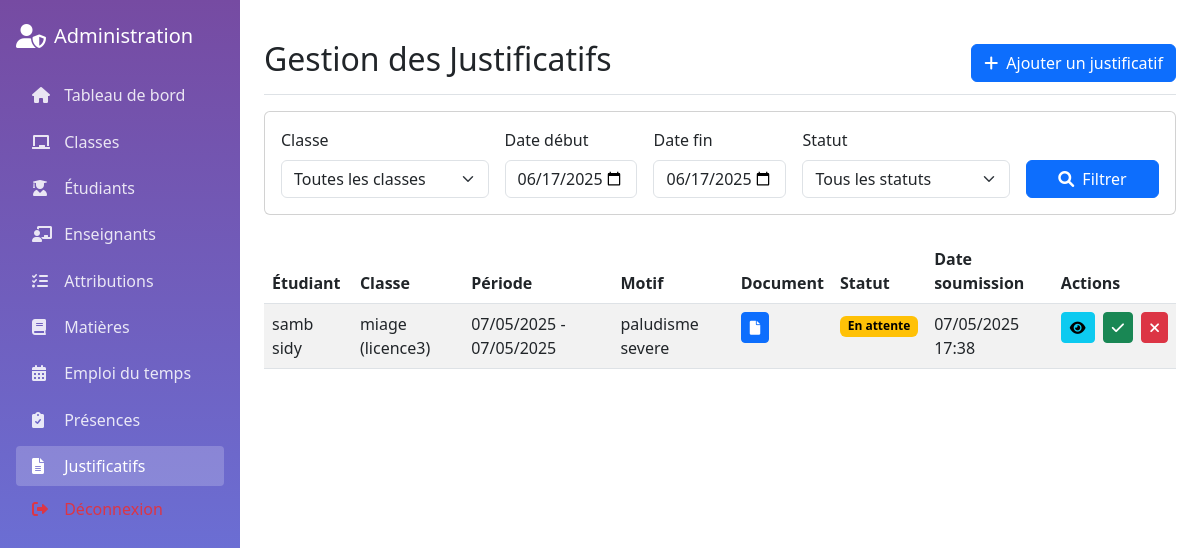
Page /admin/justificatifs.php (signed in) on the committed database.
### tables this page shows
CREATE TABLE IF NOT EXISTS `justificatifs` (
  `id` int NOT NULL AUTO_INCREMENT,
  `etudiant_id` int NOT NULL,
  `date_debut` date NOT NULL,
  `date_fin` date NOT NULL,
  `motif` text NOT NULL,
  `document_path` varchar(255) DEFAULT NULL,
  `statut` enum('en_attente','accepte','refuse') DEFAULT 'en_attente',
  `created_at` timestamp NULL DEFAULT CURRENT_TIMESTAMP,
  `updated_at` timestamp NULL DEFAULT CURRENT_TIMESTAMP ON UPDATE CURRENT_TIMESTAMP,
  PRIMARY KEY (`id`),
  KEY `etudiant_id` (`etudiant_id`)
);

CREATE TABLE IF NOT EXISTS `users` (
  `id` int NOT NULL AUTO_INCREMENT,
  `username` varchar(50) NOT NULL,
  `password` varchar(255) NOT NULL,
  `email` varchar(100) NOT NULL,
  `role` enum('admin','enseignant','etudiant') NOT NULL,
  `nom` varchar(50) NOT NULL,
  `prenom` varchar(50) NOT NULL,
  `created_at` timestamp NULL DEFAULT CURRENT_TIMESTAMP,
  `updated_at` timestamp NULL DEFAULT CURRENT_TIMESTAMP ON UPDATE CURRENT_TIMESTAMP,
  `specialite` varchar(100) DEFAULT NULL,
  PRIMARY KEY (`id`),
  UNIQUE KEY `username` (`username`),
  UNIQUE KEY `email` (`email`)
);

CREATE TABLE IF NOT EXISTS `classes` (
  `id` int NOT NULL AUTO_INCREMENT,
  `nom` varchar(50) NOT NULL,
  `niveau` varchar(20) NOT NULL,
  `annee_scolaire` varchar(9) NOT NULL,
  `created_at` timestamp NULL DEFAULT CURRENT_TIMESTAMP,
  `capacite` int NOT NULL DEFAULT '30',
  PRIMARY KEY (`id`)
);

### admin/justificatifs.php (the view, shortened to what this page needs)
<?php
require_once('../config/db.php');
$date_debut = isset($_GET['date_debut']) ? $_GET['date_debut'] : date('Y-m-d');
$date_fin = isset($_GET['date_fin']) ? $_GET['date_fin'] : date('Y-m-d');
?>
<!DOCTYPE html>
<html lang="fr">
<head>
    <link href="https://cdn.jsdelivr.net/npm/bootstrap@5.3.0/dist/css/bootstrap.min.css" rel="stylesheet">
    <link href="https://cdnjs.cloudflare.com/ajax/libs/font-awesome/6.0.0/css/all.min.css" rel="stylesheet">
</head>
<body>
    <div class="sidebar position-fixed" style="width: 240px;">
        <div class="p-3">
            <div class="d-flex align-items-center mb-4 mt-2">
                <i class="fas fa-user-shield fs-4 me-2"></i>
                <h5 class="mb-0">Administration</h5>
            </div>
            <nav class="nav flex-column">
                <a class="nav-link" href="dashboard.php">
                    <i class="fas fa-home me-2"></i>
                    Tableau de bord
                </a>
                <a class="nav-link" href="classes.php">
                    <i class="fas fa-chalkboard me-2"></i>
                    Classes
                </a>
                <a class="nav-link" href="etudiants.php">
                    <i class="fas fa-user-graduate me-2"></i>
                    Étudiants
                </a>
                <a class="nav-link" href="enseignants.php">
                    <i class="fas fa-chalkboard-teacher me-2"></i>
                    Enseignants
                </a>
                <a class="nav-link" href="attributions.php">
                    <i class="fas fa-tasks me-2"></i>
                    Attributions
                </a>
                <a class="nav-link" href="matieres.php">
                    <i class="fas fa-book me-2"></i>
                    Matières
                </a>
                <a class="nav-link" href="emploi_temps.php">
                    <i class="fas fa-calendar-alt me-2"></i>
                    Emploi du temps
                </a>
                <a class="nav-link" href="presences.php">
                    <i class="fas fa-clipboard-check me-2"></i>
                    Présences
                </a>
                <a class="nav-link active" href="justificatifs.php">
                    <i class="fas fa-file-alt me-2"></i>
                    Justificatifs
                </a>
                <a class="nav-link text-danger mt-auto" href="../auth/logout.php">
                    <i class="fas fa-sign-out-alt me-2"></i>
                </a>
            </nav>
        </div>
    </div>
    <div class="content" style="margin-left: 240px;">
        <div class="container-fluid p-4">
            <div class="d-flex justify-content-between flex-wrap flex-md-nowrap align-items-center pt-3 pb-2 mb-3 border-bottom">
                <h1 class="h2">Gestion des Justificatifs</h1>
                <button class="btn btn-primary" data-bs-toggle="modal" data-bs-target="#ajoutJustificatifModal">
                    <i class="fas fa-plus me-2"></i>Ajouter un justificatif
                </button>
            </div>
            <div class="card mb-4">
                <div class="card-body">
                    <form method="GET" class="row g-3">
                        <div class="col-md-3">
                            <label for="classe_id" class="form-label">Classe</label>
                            <select name="classe_id" id="classe_id" class="form-select">
                                <option value="">Toutes les classes</option>
                            </select>
                        </div>
                        <div class="col-md-2">
                            <label for="date_debut" class="form-label">Date début</label>
                            <input type="date" class="form-control" id="date_debut" name="date_debut" value="<?= $date_debut ?>">
                        </div>
                        <div class="col-md-2">
                            <label for="date_fin" class="form-label">Date fin</label>
                            <input type="date" class="form-control" id="date_fin" name="date_fin" value="<?= $date_fin ?>">
                        </div>
                        <div class="col-md-3">
                            <label for="statut" class="form-label">Statut</label>
                            <select name="statut" id="statut" class="form-select">
                                <option value="">Tous les statuts</option>
                            </select>
                        </div>
                        <div class="col-md-2 d-flex align-items-end">
                            <button type="submit" class="btn btn-primary w-100">
                                <i class="fas fa-search me-2"></i>Filtrer
                            </button>
                        </div>
                    </form>
                </div>
            </div>
            <div class="table-responsive">
                <?php
                $sql = "
                    SELECT j.*, u.nom as etudiant_nom, u.prenom as etudiant_prenom,
                           c.nom as classe_nom, c.niveau as classe_niveau
                    FROM justificatifs j
                    JOIN users u ON j.etudiant_id = u.id
                    JOIN inscriptions i ON u.id = i.etudiant_id
                    JOIN classes c ON i.classe_id = c.id
                    WHERE 1=1
                ";
                $params = [];
                $sql .= " ORDER BY j.created_at DESC";
                $stmt = $conn->prepare($sql);
                $stmt->execute($params);
                $justificatifs = $stmt->fetchAll();
                ?>
                <table class="table table-striped table-hover">
                    <thead>
                        <tr>
                            <th>Étudiant</th>
                            <th>Classe</th>
                            <th>Période</th>
                            <th>Motif</th>
                            <th>Document</th>
                            <th>Statut</th>
                            <th>Date soumission</th>
                            <th>Actions</th>
                        </tr>
                    </thead>
                    <tbody>
                        <?php if (empty($justificatifs)): ?>
                        <tr>
                            <td colspan="8" class="text-center">Aucun justificatif trouvé</td>
                        </tr>
                        <?php else: ?>
                        <?php foreach ($justificatifs as $j): ?>
                        <tr>
                            <td><?= htmlspecialchars($j['etudiant_nom'] . ' ' . $j['etudiant_prenom']) ?></td>
                            <td><?= htmlspecialchars($j['classe_nom'] . ' (' . $j['classe_niveau'] . ')') ?></td>
                            <td><?= date('d/m/Y', strtotime($j['date_debut'])) ?> - <?= date('d/m/Y', strtotime($j['date_fin'])) ?></td>
                            <td><?= htmlspecialchars(substr($j['motif'], 0, 50)) . (strlen($j['motif']) > 50 ? '...' : '') ?></td>
                            <td>
                                <?php if ($j['document_path']): ?>
                                <a href="../uploads/justificatifs/<?= htmlspecialchars($j['document_path']) ?>" target="_blank" class="btn btn-sm btn-primary">
                                    <i class="fas fa-file"></i>
                                </a>
                                <?php endif; ?>
                            </td>
                            <td>
                                <span class="badge statut-<?= $j['statut'] ?>">
                                    <?= $j['statut'] === 'en_attente' ? 'En attente' : ($j['statut'] === 'accepte' ? 'Accepté' : 'Refusé') ?>
                                </span>
                            </td>
                            <td><?= date('d/m/Y H:i', strtotime($j['created_at'])) ?></td>
                            <td class="text-nowrap">
                                <button class="btn btn-sm btn-info me-1" onclick="voirJustificatif(<?= $j['id'] ?>)">
                                    <i class="fas fa-eye"></i>
                                </button>
                                <?php if ($j['statut'] === 'en_attente'): ?>
                                <button class="btn btn-sm btn-success me-1" onclick="changerStatut(<?= $j['id'] ?>, 'accepte')">
                                    <i class="fas fa-check"></i>
                                </button>
                                <button class="btn btn-sm btn-danger" onclick="changerStatut(<?= $j['id'] ?>, 'refuse')">
                                    <i class="fas fa-times"></i>
                                </button>
                                <?php endif; ?>
                            </td>
                        </tr>
                        <?php endforeach; ?>
                        <?php endif; ?>
                    </tbody>
                </table>
            </div>
        </div>
    </div>
</body>
</html>

### admin/justificatifs.php (style rules this page uses)
.sidebar { background: linear-gradient(180deg, #764ba2 0%, #667eea 100%); min-height: 100vh; color: white; }
.sidebar .nav-link { color: rgba(255, 255, 255, 0.85); padding: 0.5rem 1rem; margin: 0.2rem 0; border-radius: 0.25rem; }
.sidebar .nav-link.active { color: white; background-color: rgba(255, 255, 255, 0.2); }
.sidebar .nav-link i { width: 20px; }
.badge.statut-en_attente { background-color: #ffc107; color: #000; }

### rows in the picture
justificatifs: users.nom+prenom "samb sidy", classes.nom+niveau "miage (licence3)", date_debut "07/05/2025", date_fin "07/05/2025", motif "paludisme severe", statut "En attente", created_at "07/05/2025 17:38"
